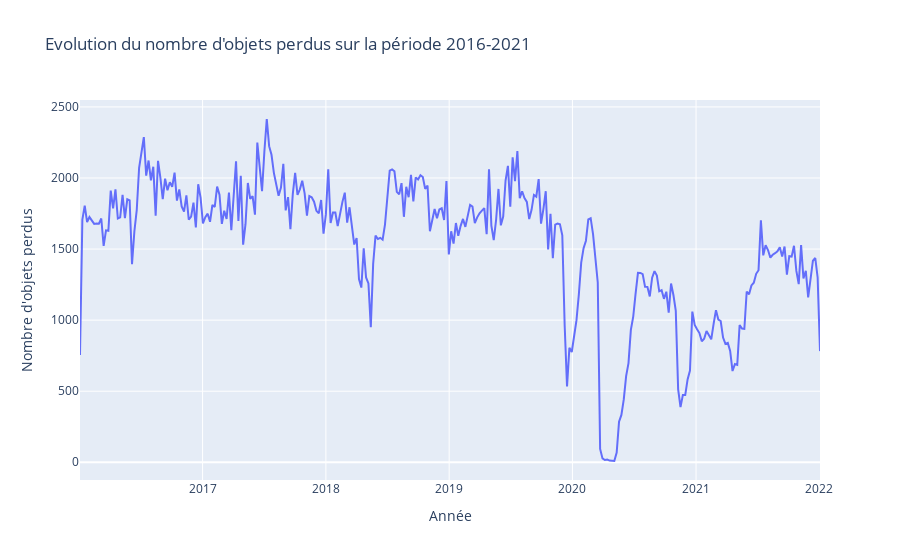

Here is the notebook cell this chart was saved with:
### Code cell
fig = px.line(df_count, x="date", y="Nombre d'objets perdus",title="Evolution du nombre d'objets perdus sur la période 2016-2021")

fig.update_layout(
    xaxis_title="Année",
    yaxis_title="Nombre d'objets perdus",
    legend_title="Type d'objet",
    showlegend=True
)

fig.show()

### Figure 1 — Plotly figure (JSON) as saved in the notebook; plotly's stock layout.template omitted (floating-point values rounded to 4 significant figures; data arrays with more than 128 entries replaced by an {"elided": "..."} marker saying what was removed)
{"data": [{"hovertemplate": "date=%{x}<br>Nombre d'objets perdus=%{y}<extra></extra>", "legendgroup": "", "line": {"color": "#636efa", "dash": "solid"}, "marker": {"symbol": "circle"}, "mode": "lines", "name": "", "orientation": "v", "showlegend": false, "type": "scatter", "x": {"elided": "314 str values"}, "xaxis": "x", "y": {"elided": "314 int values"}, "yaxis": "y"}], "layout": {"legend": {"title": {"text": "Type d'objet"}, "tracegroupgap": 0}, "showlegend": true, "title": {"text": "Evolution du nombre d'objets perdus sur la période 2016-2021"}, "xaxis": {"anchor": "y", "domain": [0, 1], "title": {"text": "Année"}}, "yaxis": {"anchor": "x", "domain": [0, 1], "title": {"text": "Nombre d'objets perdus"}}}}
